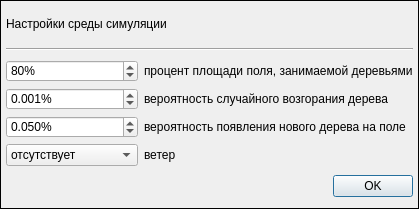
<?xml version="1.0" encoding="UTF-8"?>
<ui version="4.0">
 <class>SettingsDialog</class>
 <widget class="QDialog" name="SettingsDialog">
  <property name="geometry">
   <rect>
    <x>0</x>
    <y>0</y>
    <width>419</width>
    <height>209</height>
   </rect>
  </property>
  <property name="windowTitle">
   <string>Настройки</string>
  </property>
  <property name="styleSheet">
   <string notr="true">QDialog {border:1px solid black}</string>
  </property>
  <layout class="QVBoxLayout" name="verticalLayout" stretch="0,0,1,0">
   <property name="spacing">
    <number>6</number>
   </property>
   <property name="leftMargin">
    <number>6</number>
   </property>
   <property name="topMargin">
    <number>6</number>
   </property>
   <property name="rightMargin">
    <number>6</number>
   </property>
   <property name="bottomMargin">
    <number>6</number>
   </property>
   <item>
    <layout class="QHBoxLayout" name="horizontalLayout">
     <property name="spacing">
      <number>6</number>
     </property>
     <item>
      <widget class="QLabel" name="label">
       <property name="sizePolicy">
        <sizepolicy hsizetype="Fixed" vsizetype="Fixed">
         <horstretch>0</horstretch>
         <verstretch>0</verstretch>
        </sizepolicy>
       </property>
       <property name="font">
        <font>
         <pointsize>9</pointsize>
         <weight>50</weight>
         <bold>false</bold>
        </font>
       </property>
       <property name="frameShadow">
        <enum>QFrame::Plain</enum>
       </property>
       <property name="lineWidth">
        <number>3</number>
       </property>
       <property name="text">
        <string>Настройки среды симуляции</string>
       </property>
      </widget>
     </item>
     <item>
      <spacer name="horizontalSpacer">
       <property name="orientation">
        <enum>Qt::Horizontal</enum>
       </property>
       <property name="sizeHint" stdset="0">
        <size>
         <width>40</width>
         <height>20</height>
        </size>
       </property>
      </spacer>
     </item>
     <item>
      <widget class="QPushButton" name="closePBtn">
       <property name="sizePolicy">
        <sizepolicy hsizetype="Fixed" vsizetype="Fixed">
         <horstretch>0</horstretch>
         <verstretch>0</verstretch>
        </sizepolicy>
       </property>
       <property name="minimumSize">
        <size>
         <width>30</width>
         <height>30</height>
        </size>
       </property>
       <property name="text">
        <string/>
       </property>
       <property name="icon">
        <iconset>
         <normaloff>res/close.png</normaloff>res/close.png</iconset>
       </property>
       <property name="iconSize">
        <size>
         <width>25</width>
         <height>25</height>
        </size>
       </property>
       <property name="flat">
        <bool>true</bool>
       </property>
      </widget>
     </item>
    </layout>
   </item>
   <item>
    <widget class="Line" name="line">
     <property name="orientation">
      <enum>Qt::Horizontal</enum>
     </property>
    </widget>
   </item>
   <item>
    <layout class="QGridLayout" name="gridLayout">
     <item row="1" column="1">
      <widget class="QLabel" name="randomFireLabel">
       <property name="text">
        <string>вероятность случайного возгорания дерева</string>
       </property>
      </widget>
     </item>
     <item row="2" column="1">
      <widget class="QLabel" name="newTreeLabel">
       <property name="sizePolicy">
        <sizepolicy hsizetype="Fixed" vsizetype="Preferred">
         <horstretch>0</horstretch>
         <verstretch>0</verstretch>
        </sizepolicy>
       </property>
       <property name="text">
        <string>вероятность появления нового дерева на поле</string>
       </property>
      </widget>
     </item>
     <item row="3" column="0">
      <widget class="QComboBox" name="windCBox">
       <property name="editable">
        <bool>false</bool>
       </property>
       <property name="currentText">
        <string>отсутствует</string>
       </property>
       <property name="currentIndex">
        <number>0</number>
       </property>
       <item>
        <property name="text">
         <string>отсутствует</string>
        </property>
       </item>
       <item>
        <property name="text">
         <string>северный</string>
        </property>
       </item>
       <item>
        <property name="text">
         <string>южный</string>
        </property>
       </item>
       <item>
        <property name="text">
         <string>западный</string>
        </property>
       </item>
       <item>
        <property name="text">
         <string>восточный</string>
        </property>
       </item>
       <item>
        <property name="text">
         <string>с-западный</string>
        </property>
       </item>
       <item>
        <property name="text">
         <string>с-восточный</string>
        </property>
       </item>
       <item>
        <property name="text">
         <string>ю-западный</string>
        </property>
       </item>
       <item>
        <property name="text">
         <string>ю-восточный</string>
        </property>
       </item>
      </widget>
     </item>
     <item row="1" column="0">
      <widget class="QDoubleSpinBox" name="randomFireBox">
       <property name="sizePolicy">
        <sizepolicy hsizetype="Minimum" vsizetype="Fixed">
         <horstretch>0</horstretch>
         <verstretch>0</verstretch>
        </sizepolicy>
       </property>
       <property name="suffix">
        <string>%</string>
       </property>
       <property name="decimals">
        <number>3</number>
       </property>
       <property name="minimum">
        <double>0.000000000000000</double>
       </property>
       <property name="maximum">
        <double>50.000000000000000</double>
       </property>
       <property name="singleStep">
        <double>0.005000000000000</double>
       </property>
       <property name="value">
        <double>0.001000000000000</double>
       </property>
      </widget>
     </item>
     <item row="3" column="1">
      <widget class="QLabel" name="label_2">
       <property name="text">
        <string>ветер</string>
       </property>
      </widget>
     </item>
     <item row="0" column="0">
      <widget class="QSpinBox" name="treeFactorBox">
       <property name="suffix">
        <string>%</string>
       </property>
       <property name="prefix">
        <string/>
       </property>
       <property name="minimum">
        <number>5</number>
       </property>
       <property name="maximum">
        <number>100</number>
       </property>
       <property name="singleStep">
        <number>5</number>
       </property>
       <property name="value">
        <number>80</number>
       </property>
      </widget>
     </item>
     <item row="2" column="0">
      <widget class="QDoubleSpinBox" name="newTreeBox">
       <property name="sizePolicy">
        <sizepolicy hsizetype="Minimum" vsizetype="Fixed">
         <horstretch>0</horstretch>
         <verstretch>0</verstretch>
        </sizepolicy>
       </property>
       <property name="suffix">
        <string>%</string>
       </property>
       <property name="decimals">
        <number>3</number>
       </property>
       <property name="minimum">
        <double>0.000000000000000</double>
       </property>
       <property name="maximum">
        <double>50.000000000000000</double>
       </property>
       <property name="singleStep">
        <double>0.100000000000000</double>
       </property>
       <property name="value">
        <double>0.050000000000000</double>
       </property>
      </widget>
     </item>
     <item row="0" column="1">
      <widget class="QLabel" name="treeFactorLabel">
       <property name="text">
        <string>процент площади поля, занимаемой деревьями</string>
       </property>
      </widget>
     </item>
    </layout>
   </item>
   <item>
    <widget class="QDialogButtonBox" name="buttonBox_2">
     <property name="orientation">
      <enum>Qt::Horizontal</enum>
     </property>
     <property name="standardButtons">
      <set>QDialogButtonBox::Ok</set>
     </property>
    </widget>
   </item>
  </layout>
 </widget>
 <resources/>
 <connections>
  <connection>
   <sender>buttonBox_2</sender>
   <signal>accepted()</signal>
   <receiver>SettingsDialog</receiver>
   <slot>accept()</slot>
   <hints>
    <hint type="sourcelabel">
     <x>204</x>
     <y>171</y>
    </hint>
    <hint type="destinationlabel">
     <x>204</x>
     <y>94</y>
    </hint>
   </hints>
  </connection>
  <connection>
   <sender>buttonBox_2</sender>
   <signal>rejected()</signal>
   <receiver>SettingsDialog</receiver>
   <slot>reject()</slot>
   <hints>
    <hint type="sourcelabel">
     <x>204</x>
     <y>171</y>
    </hint>
    <hint type="destinationlabel">
     <x>204</x>
     <y>94</y>
    </hint>
   </hints>
  </connection>
 </connections>
</ui>
